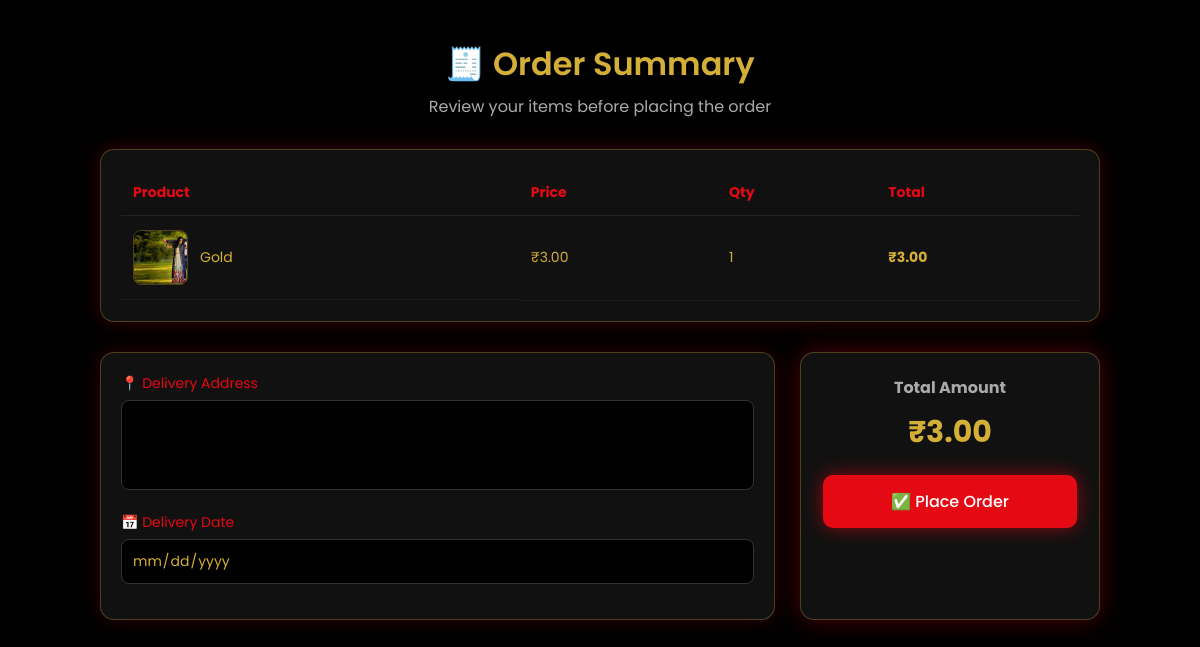
/order-now (signed in), run on the app's committed database.
### myapp/models.py (models this page shows, shortened)
class add_to_cart(models.Model):
    user = models.ForeignKey(
        Register,
        on_delete=models.CASCADE,
        related_name='cart_items'
    )
    add_to_cart_product = models.ForeignKey(
        product,
        on_delete=models.CASCADE,
        related_name='cart_products'
    )
    quantity = models.PositiveIntegerField(default=1)
    added_at = models.DateTimeField(auto_now_add=True)
    class Meta:
        unique_together = ('user', 'add_to_cart_product')
        verbose_name = "Cart Item"
        verbose_name_plural = "Cart Items"
    @property
    def total_price(self):
        return self.quantity * self.add_to_cart_product.product_price

class product(models.Model):
    product_img = models.ImageField(upload_to='uploads', null=True,blank=True)
    product_Categorie = models.CharField(max_length=50,null=True)
    product_name = models.CharField(max_length=100)
    product_des = models.CharField(max_length=200)
    product_price = models.DecimalField(max_digits=10, decimal_places=2)

### myapp/views.py (the view)
# urls.py: path('order-now', views.order_now_page, name='order_now_page'),
def order_now_page(request):
    email = request.session.get('email')
    if not email:
        return redirect('login')
    user = Register.objects.get(email=email)
    cart_items = add_to_cart.objects.filter(user=user)
    if not cart_items.exists():
        return redirect('view_cart')
    total_amount = sum(item.total_price for item in cart_items)
    return render(request, 'order_now.html', {
        'cart_items': cart_items,
        'total_amount': total_amount
    })

### myapp/context_processors.py (called while the page is built)
def cart_count(request):
    email = request.session.get('email')
    count = 0
    if email:
        try:
            user = Register.objects.get(email=email)
            count = add_to_cart.objects.filter(user=user).count()
        except Register.DoesNotExist:
            pass
    return {'cart_count': count}

### myapp/templates/order_now.html (shortened to what this page needs)
{% load static %}
<!DOCTYPE html>
<html lang="en">
<head>
</head>
<body>
<div class="checkout-container">
    <div class="checkout-header">
        <h1>🧾 Order Summary</h1>
        <p>Review your items before placing the order</p>
    </div>
    <div class="checkout-card">
        <table class="checkout-table">
            <thead>
                <tr>
                    <th>Product</th>
                    <th>Price</th>
                    <th>Qty</th>
                    <th>Total</th>
                </tr>
            </thead>
            <tbody>
                {% for item in cart_items %}
                <tr>
                    <td class="product-info">
                        <img src="{{ item.add_to_cart_product.product_img.url }}">
                        <span>{{ item.add_to_cart_product.product_name }}</span>
                    </td>
                    <td>₹{{ item.add_to_cart_product.product_price }}</td>
                    <td>{{ item.quantity }}</td>
                    <td><strong>₹{{ item.total_price }}</strong></td>
                </tr>
                {% endfor %}
            </tbody>
        </table>
    </div>
    <form method="POST" action="{% url 'order_now' %}" class="checkout-footer">
        <div class="delivery-box">
            <label>📍 Delivery Address</label>
            <textarea name="delivery_address" required></textarea>
            <label>📅 Delivery Date</label>
            <input type="date" name="delivery_date" required>
        </div>
        <div class="total-box">
            <h3>Total Amount</h3>
            <h2>₹{{ total_amount }}</h2>
            <button type="submit" class="order-btn">
                ✅ Place Order
            </button>
        </div>
    </form>
</div>
</body>
</html>

### myapp/templates/order_now.html (style rules this page uses)
:root { --bg-black: #000; --dark-black: #111; --gold: #d4af37; --fire-red: #e50914; --soft-gray: #aaa; --border: rgba(212,175,55,0.3); }
* { margin: 0; padding: 0; box-sizing: border-box; font-family: "Poppins", sans-serif; }
body { background: var(--bg-black); color: var(--gold); }
.checkout-container { width: 90%; max-width: 1000px; margin: 40px auto; }
.checkout-header { text-align: center; margin-bottom: 30px; }
.checkout-header h1 { font-size: 32px; font-weight: 600; }
.checkout-header p { color: var(--soft-gray); margin-top: 6px; }
.checkout-card { background: var(--dark-black); border-radius: 14px; padding: 20px; border: 1px solid var(--border); box-shadow: 0 0 20px rgba(229,9,20,0.25); margin-bottom: 30px; }
.checkout-table { width: 100%; border-collapse: collapse; }
.checkout-table th { text-align: left; padding: 12px; font-size: 14px; border-bottom: 1px solid #222; color: var(--fire-red); }
.checkout-table td { padding: 14px 12px; font-size: 14px; border-bottom: 1px solid #1c1c1c; color: var(--gold); }
.product-info { display: flex; align-items: center; gap: 12px; }
.product-info img { width: 55px; height: 55px; border-radius: 8px; object-fit: cover; border: 1px solid var(--border); }
.checkout-footer { display: grid; grid-template-columns: 1fr 300px; gap: 25px; }
.delivery-box { background: var(--dark-black); padding: 20px; border-radius: 14px; border: 1px solid var(--border); box-shadow: 0 0 20px rgba(229,9,20,0.2); }
.delivery-box label { display: block; margin-bottom: 6px; font-size: 14px; color: var(--fire-red); }
.delivery-box textarea, .delivery-box input { width: 100%; padding: 10px; background: #000; border: 1px solid #333; color: var(--gold); border-radius: 8px; margin-bottom: 15px; font-size: 14px; }
textarea { height: 90px; resize: none; }
.total-box { background: var(--dark-black); padding: 22px; border-radius: 14px; border: 1px solid var(--border); box-shadow: 0 0 25px rgba(229,9,20,0.35); text-align: center; }
.total-box h3 { font-size: 16px; margin-bottom: 10px; color: var(--soft-gray); }
.total-box h2 { font-size: 30px; margin-bottom: 20px; }
.order-btn { width: 100%; padding: 14px; font-size: 16px; font-weight: 500; background: var(--fire-red); color: #fff; border: none; border-radius: 10px; cursor: pointer; box-shadow: 0 0 18px rgba(229,9,20,0.6); }

### data on the page
add_to_cart: add_to_cart_product.product_img (picture), add_to_cart_product.product_name "Gold", add_to_cart_product.product_price "3.00", quantity "1", total_price "3.00"

### other printed values
{{ total_amount }} "3.00"
